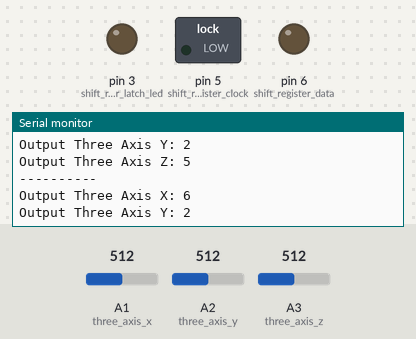
Bench run of a sketch on a simulated Arduino Uno, built with avr-gcc and run on an emulated ATmega328P. Parts: switched loads named in the sketch (green lamp = pin HIGH), output pins drawn as LEDs (lit = HIGH), the last lines printed to the serial monitor. Inputs (shaded band) come from the test bench; at power-on: A1 (three_axis_x) = 512, A3 (three_axis_z) = 512, A2 (three_axis_y) = 512.

Above: at 1.2 s.
1.3 s: A1 (three_axis_x) set to 591
At 2.1 s:
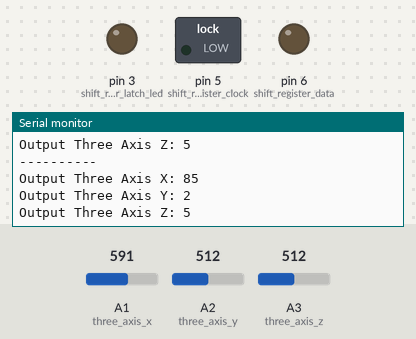
2.8 s: A1 (three_axis_x) set to 615
At 3.7 s:
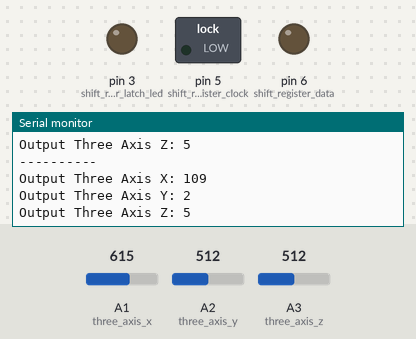
5.8 s: A3 (three_axis_z) set to 505
At 6.3 s:
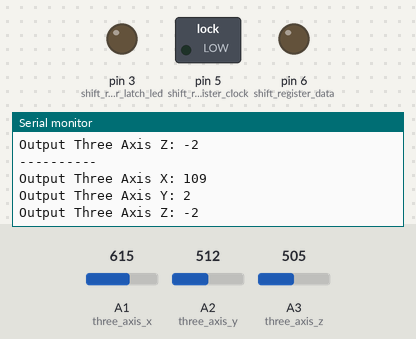
8.8 s: A2 (three_axis_y) set to 537
At 9.8 s:
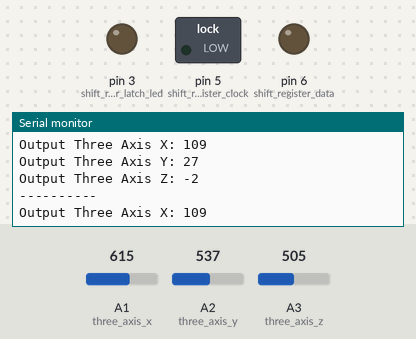
Timing chart, 0 to 11.8 s (numbered marks = the images above; inputs shaded):
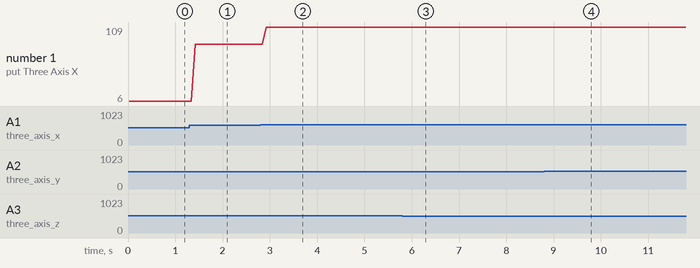

Measured:
- the behaviour switches between 519 and 520 on A2 (three_axis_y) (found by bisection; images 3 and 4)
- after the input at 1.3 s, the serial monitor: prints a new line after 0.12 s (image 1)
- after the input at 2.8 s, the serial monitor: prints a new line after 0.12 s (image 2)
- after the input at 5.8 s, the serial monitor: prints a new line after 0.13 s (image 3)
- after the input at 8.8 s, the serial monitor: prints a new line after 0.09 s (image 4)
- plotted number 1: 6 → 85 after the input at 1.3 s, 85 → 109 after the input at 2.8 s

The sketch:

RobotCar.ino
```cpp
/*
  Patrick's Robot Car v0.04

  4 Wheels (L293 Quadruple Half-H Drivers Data Sheet)
  Front and Back Ultrasonic Eyes
    > Front
      > 1x pin VCC 5v
      > 1x pin ground
      > 1x Trig | DIGITAL 1
      > 1x Echo | DIGITAL 2
    > Rear
      > 1x pin VCC 5v |
      > 1x pin ground
      > 1x Trig | DIGITAL 3
      > 1x Echo | DIGITAL 4
  Follow Line
  3 Axis Acceleration
    > 1x pin X | ANALOG 1
    > 1x pin Y | ANALOG 2
    > 1x pin Z | ANALOG 3
    > 2x pin VCC 3.3V
    > 3x pin Ground
  Bluetooth Controller
  Sound Effects
*/

#include <SoftwareSerial.h> //Bluetooth
SoftwareSerial myBluetooth(0,1); //RX, TX

int bluetooth_rx                = 0;
int bluetooth_tx                = 1;
int ultra_front_trig            = 2;
int shift_register_latch_led    = 3; //3 PMS //74HC595N
int ultra_front_echo            = 4;
int shift_register_clock        = 5; //5 PMS //Multi Use by L7805CP && 74HC595N PIN 3 & 12
int shift_register_data         = 6; //6 PMS //Multi Use by L7805CP && 74HC595N PIN 3 & 12
int ultra_rear_trig             = 7;
int ultra_rear_echo             = 8;
//9 PMS
//10 PMS
//11 PMS
int shift_register_latch_motor  = 12; //74HC595N
//13
//A0
const int three_axis_x                = A1;
const int three_axis_y                = A2;
const int three_axis_z                = A3;
//A3
//A4
//A5
int shift_register_array_led[8] = {0, 0, 0, 0, 0, 0, 0, 0};
  /*
  0 = front left
  1 = front right
  2 = rear left
  3 = rear right
  4 = lights midd left
  5 = lights midd right
  6 =
  7 =
  */

int shift_register_array_motor[8] = {0, 0, 0, 0, 0, 0, 0, 0};
  /*
  0 = front left forward
  1 = front left backward
  2 = front right forward
  3 = front right backward
  4 = rear left forward
  5 = rear left backward
  6 = rear right forward
  7 = rear right backward
  */

boolean shift_register_array_motor2[8];

int ultra_front;
int ultra_rear;
int three_axis_output_x;
int three_axis_output_y;
int three_axis_output_z;
int three_axis_level_x = 0;
int three_axis_level_y = 0;
int three_axis_level_z = 0;

long time = millis();
long ultrasonic_front_lasttime = 0;
long ultrasonic_rear_lasttime  = 0;

int switch_var = 1;
  /*
  1 = Automatic
  2 = Manual (Bluetooth)
  3 = Testing Ultrasonic
  4 = Testing Three Axis
  5 = Testing Shiftregister Led's
  6 = Testing Shiftregister Motor
  7 = Testing Bluetooth
  */

char bluetooth_command = 'S';

// the setup routine runs once when you press reset:
void setup() {
  Serial.begin (9600);
  Serial.println("RobotCar V0.03 Setup;");
  pinMode(ultra_front_trig, OUTPUT);
  pinMode(ultra_front_echo, INPUT);
  pinMode(ultra_rear_trig, OUTPUT);
  pinMode(ultra_rear_echo, INPUT);
  pinMode(shift_register_latch_led, OUTPUT);
  pinMode(shift_register_clock, OUTPUT);
  pinMode(shift_register_data, OUTPUT);

  funct_three_axis_level(three_axis_x, three_axis_y, three_axis_z);

  //Bluetooth
    //myBluetooth.begin(115200); //115200 //9600 //57600
    //myBluetooth.println("RoboCar v0.03 Bluetooth Setup");
}

// the loop routine runs over and over again forever:
void loop() {
  switch_var = 4; //Testing :)
  switch(switch_var){
    case 1: //1 = Automatic

    break;

    case 2: //2 = Manual (Bluetooth)
      if(myBluetooth.available()){
        byte myBluetoothRead = myBluetooth.read();
        Serial.print("Received: ");Serial.println(myBluetoothRead);
        myBluetooth.write(myBluetoothRead);
        Serial.print("Send back:");Serial.println(myBluetoothRead);
      }
    break;

    case 3: //3 = Testing Ultrasonic
      ultra_front = funct_ultrasonic_distance(ultra_front_trig, ultra_front_echo);
      ultra_rear  = funct_ultrasonic_distance(ultra_rear_trig, ultra_rear_echo);
    break;

    case 4: //4 = Testing Three Axis
      three_axis_output_x = funct_three_axis(three_axis_x, three_axis_level_x);
        Serial.print("Output Three Axis X: "); Serial.println(three_axis_output_x, DEC);
      three_axis_output_y = funct_three_axis(three_axis_y, three_axis_level_y);
        Serial.print("Output Three Axis Y: "); Serial.println(three_axis_output_y, DEC);
      three_axis_output_z = funct_three_axis(three_axis_z, three_axis_level_z);
        Serial.print("Output Three Axis Z: "); Serial.println(three_axis_output_z, DEC);
      Serial.println("----------");
    break;

    case 5: //5 = Testing Shiftregister Led's
      funct_shiftregister_write(shift_register_latch_led, shift_register_clock, shift_register_data, shift_register_array_led);
        Serial.println("Shift Register LED is written!");
    break;

    case 6: //6 = Testing Shiftregister Motor
      funct_motor_drive(1);
      /*
      0 = Stop
      1 = Forward
      2 = Backward
      3 = Left_Wide
      4 = Left_Narrow
      5 = Right_Wide
      6 = Right_Narrow
      */
    break;

    case 7: //7 = Testing Bluetooth
      bluetooth_command = myBluetooth.read();
      switch(bluetooth_command){
        case 'F':
                digitalWrite(13, HIGH);

          //Serial.print("Bluetooth: ");Serial.println(bluetooth_command);
        break;
        case 'B':
          Serial.print("Bluetooth: ");Serial.println(bluetooth_command);
        break;
        case 'L':
          Serial.print("Bluetooth: ");Serial.println(bluetooth_command);
        break;
        case 'R':
          Serial.print("Bluetooth: ");Serial.println(bluetooth_command);
        break;
        case 'S':
          Serial.print("Bluetooth: ");Serial.println(bluetooth_command);
        break;
        case 'I':  //FR
          Serial.print("Bluetooth: ");Serial.println(bluetooth_command);
        break;
        case 'J':  //BR
          Serial.print("Bluetooth: ");Serial.println(bluetooth_command);
        break;
        case 'G':  //FL
          Serial.print("Bluetooth: ");Serial.println(bluetooth_command);
        break;
        case 'H':  //BL
          Serial.print("Bluetooth: ");Serial.println(bluetooth_command);
        break;
        case 'W':  //Font ON
          Serial.print("Bluetooth: ");Serial.println(bluetooth_command);
        break;
        case 'w':  //Font OFF
          Serial.print("Bluetooth: ");Serial.println(bluetooth_command);
        break;
        case 'U':  //Back ON
          Serial.print("Bluetooth: ");Serial.println(bluetooth_command);
        break;
        case 'u':  //Back OFF
          Serial.print("Bluetooth: ");Serial.println(bluetooth_command);
        break;
        case 'D':  //Everything OFF
          Serial.print("Bluetooth: ");Serial.println(bluetooth_command);
        break;
      }
    break;

    default:
      Serial.println("Do Nothing!");
    break;
  }
}

int funct_ultrasonic_distance(int u_d_trigger, int u_d_echo){
  int duration;
  int distance;
  int maximumRange = 100;
  int minimumRange = 0;
  long ultrasonic_lasttime = 0;
  char* side;

  if(u_d_trigger == 2){ ultrasonic_lasttime = ultrasonic_front_lasttime; }
  if(u_d_trigger == 7){ ultrasonic_lasttime = ultrasonic_rear_lasttime; }

  if( ( millis() - ultrasonic_lasttime ) > 250 ){
    Serial.print("RUN");Serial.println(millis());Serial.println(ultrasonic_lasttime);

    digitalWrite(u_d_trigger, LOW);
    delayMicroseconds(2);

    digitalWrite(u_d_trigger, HIGH);
    delayMicroseconds(10);

    digitalWrite(u_d_trigger, LOW);
    duration = pulseIn(u_d_echo, HIGH);

    distance = duration/58.2; //Calculate the distance (in cm) based on the speed of sound.

    if(u_d_trigger == 2){ ultrasonic_front_lasttime = millis(); side = "Front"; }
    if(u_d_trigger == 7){ ultrasonic_rear_lasttime = millis();  side = " Rear"; }

    if (distance >= maximumRange || distance <= minimumRange){
      int outofrange = -1;
      return outofrange;
    } else {
      Serial.println("     ------------------------"); Serial.print("     | Distance "); Serial.print(side); Serial.print(": "); Serial.print(distance, DEC); Serial.println("cm |"); Serial.println("     ------------------------");
      return distance;
    }
  }
}

void funct_shiftregister_write(int latch, int clock, int data, int shift_array[8]){
    digitalWrite(latch, LOW); Serial.println("Shift Register Start!");

      for (int i = 0; i < 8; i++){
        digitalWrite(clock, LOW);
        digitalWrite(data, shift_array[i]); Serial.print("Value ");Serial.print(i);Serial.print(": ");Serial.print(shift_array[i]);Serial.println("written!");
        digitalWrite(clock, HIGH);
      }
    digitalWrite(latch, HIGH); Serial.println("END");
}

int funct_three_axis(int three_axis_pin, int three_axis_level){
  int three_axis_output = analogRead(three_axis_pin);
  int level_value = three_axis_output - three_axis_level;

  if( level_value < 2 && level_value > -2 ){
   return 0;
  } else {
   return level_value;
  }
}

int funct_three_axis_level(int three_axis_x, int three_axis_y, int three_axis_z){
  three_axis_level_x = (analogRead(three_axis_x) -6);
  three_axis_level_y = (analogRead(three_axis_y) -2);
  three_axis_level_z = (analogRead(three_axis_z) -5);
  // -6/-2/-5 = correction
}

void funct_motor_drive(int drive_direction){
  String drive_direction_print;

  switch(drive_direction){
    case 0: //Stop
      shift_register_array_motor[0] = 0; //front left forward
      shift_register_array_motor[1] = 0; //front left backward
      shift_register_array_motor[2] = 0; //front right forward
      shift_register_array_motor[3] = 0; //front right backward
      shift_register_array_motor[4] = 0; //rear left forward
      shift_register_array_motor[5] = 0; //rear left backward
      shift_register_array_motor[6] = 0; //rear right forward
      shift_register_array_motor[7] = 0; //rear right backward
      drive_direction_print = "Stop";
    break;

    case 1: //Forward
      shift_register_array_motor[0] = 1; //front left forward
      shift_register_array_motor[1] = 0; //front left backward
      shift_register_array_motor[2] = 1; //front right forward
      shift_register_array_motor[3] = 0; //front right backward
      shift_register_array_motor[4] = 1; //rear left forward
      shift_register_array_motor[5] = 0; //rear left backward
      shift_register_array_motor[6] = 1; //rear right forward
      shift_register_array_motor[7] = 0; //rear right backward
      drive_direction_print = "Forward";
    break;

    case 2: //Backward
      shift_register_array_motor[0] = 0; //front left forward
      shift_register_array_motor[1] = 1; //front left backward
      shift_register_array_motor[2] = 1; //front right forward
      shift_register_array_motor[3] = 0; //front right backward
      shift_register_array_motor[4] = 0; //rear left forward
      shift_register_array_motor[5] = 1; //rear left backward
      shift_register_array_motor[6] = 0; //rear right forward
      shift_register_array_motor[7] = 1; //rear right backward
      drive_direction_print = "Backward";
    break;

    case 3: //Left_Wide
      shift_register_array_motor[0] = 0; //front left forward
      shift_register_array_motor[1] = 1; //front left backward
      shift_register_array_motor[2] = 1; //front right forward
      shift_register_array_motor[3] = 0; //front right backward
      shift_register_array_motor[4] = 1; //rear left forward
      shift_register_array_motor[5] = 0; //rear left backward
      shift_register_array_motor[6] = 1; //rear right forward
      shift_register_array_motor[7] = 0; //rear right backward
      drive_direction_print = "Left_Wide";
    break;

    case 4: //Left_Narrow
      shift_register_array_motor[0] = 0; //front left forward
      shift_register_array_motor[1] = 1; //front left backward
      shift_register_array_motor[2] = 1; //front right forward
      shift_register_array_motor[3] = 0; //front right backward
      shift_register_array_motor[4] = 0; //rear left forward
      shift_register_array_motor[5] = 1; //rear left backward
      shift_register_array_motor[6] = 1; //rear right forward
      shift_register_array_motor[7] = 0; //rear right backward
      drive_direction_print = "Left_Narrow";
    break;

    case 5: //Right_Wide
      shift_register_array_motor[0] = 1; //front left forward
      shift_register_array_motor[1] = 0; //front left backward
      shift_register_array_motor[2] = 0; //front right forward
      shift_register_array_motor[3] = 1; //front right backward
      shift_register_array_motor[4] = 1; //rear left forward
      shift_register_array_motor[5] = 0; //rear left backward
      shift_register_array_motor[6] = 1; //rear right forward
      shift_register_array_motor[7] = 0; //rear right backward
      drive_direction_print = "Right_Wide";
    break;

    case 6: //Right_Narrow
      shift_register_array_motor[0] = 1; //front left forward
      shift_register_array_motor[1] = 0; //front left backward
      shift_register_array_motor[2] = 0; //front right forward
      shift_register_array_motor[3] = 1; //front right backward
      shift_register_array_motor[4] = 1; //rear left forward
      shift_register_array_motor[5] = 0; //rear left backward
      shift_register_array_motor[6] = 0; //rear right forward
      shift_register_array_motor[7] = 1; //rear right backward
      drive_direction_print = "Right_Narrow";
    break;
  }
  funct_shiftregister_write(shift_register_latch_motor, shift_register_clock, shift_register_data, shift_register_array_motor);
  Serial.print("Shift Register MOTOR is written to: "); Serial.println(drive_direction_print);
}
```
